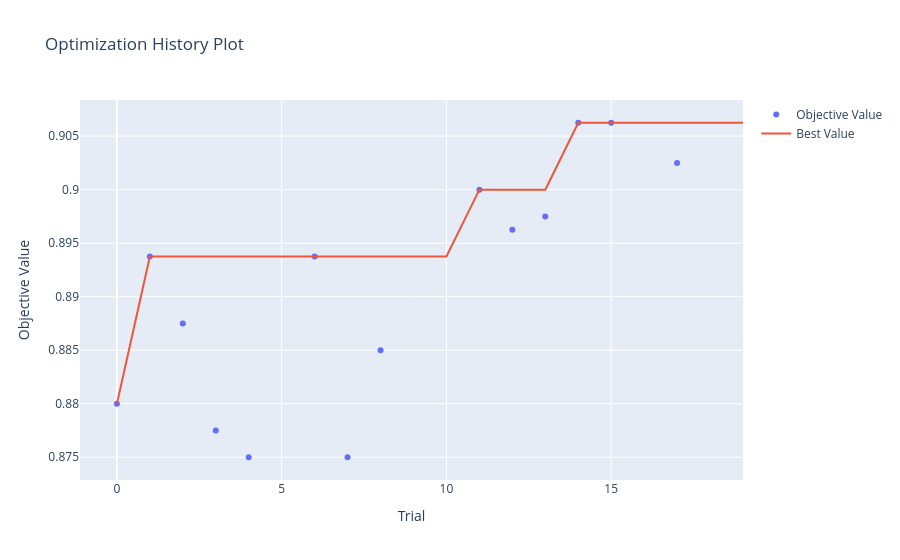
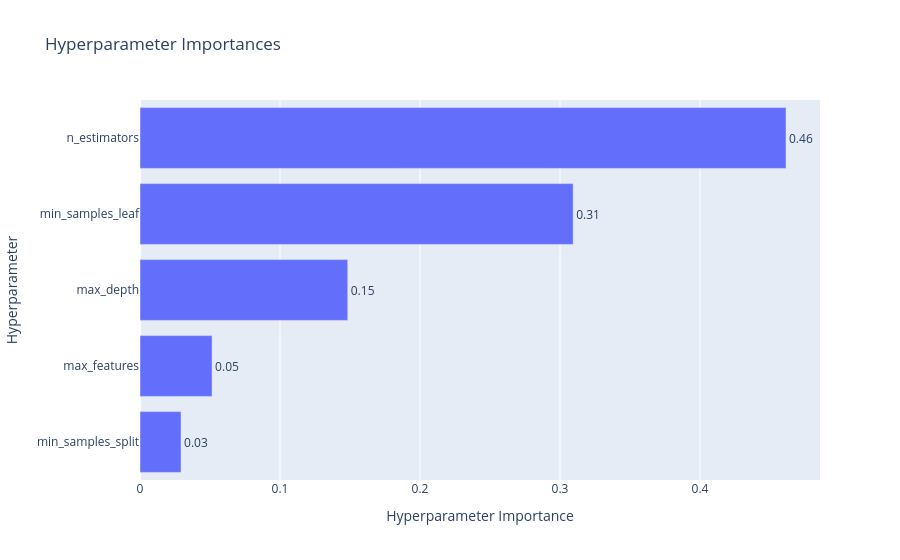

Notebook source saved alongside these figures, in order:
### Markdown cell above
## 4.3 Optuna: visualizações (slide 54)

Gráficos interativos nativos do Optuna (via `plotly`) sobre o `study_rf` do bloco anterior:
histórico de otimização, importância dos hiperparâmetros, relação entre dois HPs (contour)
e coordenadas paralelas.

### Code cell
import optuna.visualization as viz

fig1 = viz.plot_optimization_history(study_rf)
fig1.show()

fig2 = viz.plot_param_importances(study_rf)
fig2.show()

### Figure 1 — Plotly figure (JSON) as saved in the notebook; plotly's stock layout.template omitted (floating-point values rounded to 4 significant figures)
{"data": [{"mode": "markers", "name": "Objective Value", "type": "scatter", "x": [0, 1, 2, 3, 4, 6, 7, 8, 11, 12, 13, 14, 15, 17], "y": [0.88, 0.8938, 0.8875, 0.8775, 0.875, 0.8938, 0.875, 0.885, 0.9, 0.8962, 0.8975, 0.9062, 0.9062, 0.9025]}, {"mode": "lines", "name": "Best Value", "type": "scatter", "x": [0, 1, 2, 3, 4, 5, 6, 7, 8, 9, 10, 11, 12, 13, 14, 15, 16, 17, 18, 19], "y": [0.88, 0.8938, 0.8938, 0.8938, 0.8938, 0.8938, 0.8938, 0.8938, 0.8938, 0.8938, 0.8938, 0.9, 0.9, 0.9, 0.9062, 0.9062, 0.9062, 0.9062, 0.9062, 0.9062]}, {"marker": {"color": "#cccccc"}, "mode": "markers", "name": "Infeasible Trial", "showlegend": false, "type": "scatter", "x": [], "y": []}], "layout": {"title": {"text": "Optimization History Plot"}, "xaxis": {"title": {"text": "Trial"}}, "yaxis": {"title": {"text": "Objective Value"}}}}

### Figure 2 — Plotly figure (JSON) as saved in the notebook; plotly's stock layout.template omitted (floating-point values rounded to 4 significant figures)
{"data": [{"cliponaxis": false, "hovertemplate": ["min_samples_split (IntDistribution): 0.02930011179101496<extra></extra>", "max_features (CategoricalDistribution): 0.05148558791479253<extra></extra>", "max_depth (IntDistribution): 0.14839362520263757<extra></extra>", "min_samples_leaf (IntDistribution): 0.30939835244912145<extra></extra>", "n_estimators (IntDistribution): 0.46142232264243355<extra></extra>"], "name": "Objective Value", "orientation": "h", "text": ["0.03", "0.05", "0.15", "0.31", "0.46"], "textposition": "outside", "type": "bar", "x": [0.0293, 0.05149, 0.1484, 0.3094, 0.4614], "y": ["min_samples_split", "max_features", "max_depth", "min_samples_leaf", "n_estimators"]}], "layout": {"title": {"text": "Hyperparameter Importances"}, "xaxis": {"title": {"text": "Hyperparameter Importance"}}, "yaxis": {"title": {"text": "Hyperparameter"}}}}
